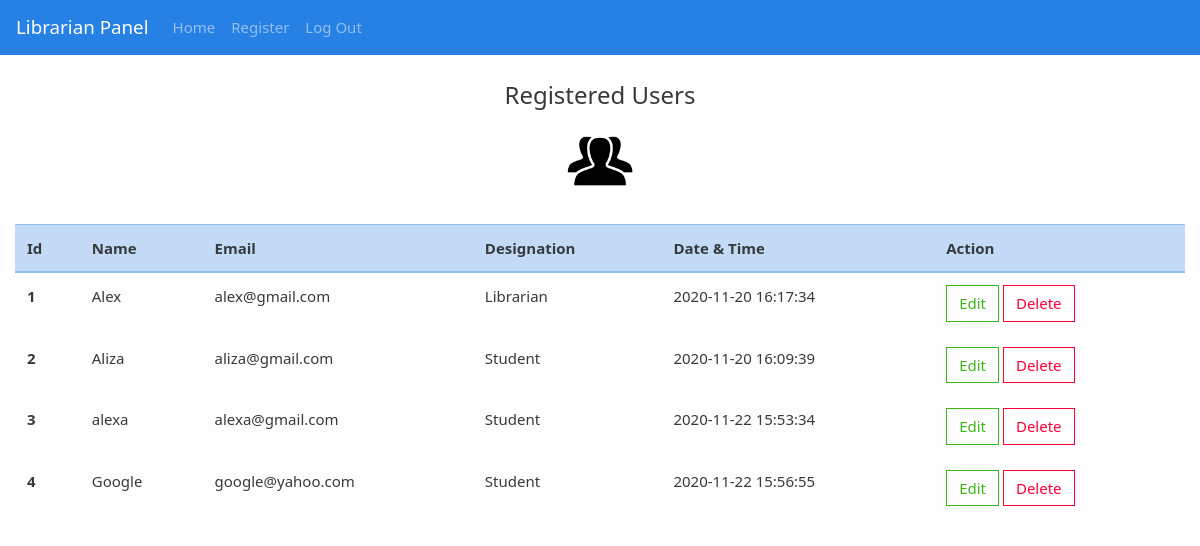
Page /admin/users.php (signed in) on the committed database.
### tables this page shows
CREATE TABLE `signup` (
  `id` int(11) NOT NULL,
  `name` varchar(255) NOT NULL,
  `email` varchar(255) NOT NULL,
  `password` varchar(255) NOT NULL,
  `designation` varchar(255) NOT NULL,
  `date_time` timestamp NOT NULL DEFAULT current_timestamp() ON UPDATE current_timestamp()
);

### admin/users.php (the view, shortened to what this page needs)
<?php
include "../auth/auth.php";
?>
<!DOCTYPE html>
<html lang="en">
<head>
<link rel="stylesheet" href="../css/style.css">
</head>
<body>
<?php include "header_admin.php"; ?>
<div class="container-fluid">
  <center><legend>Registered Users</legend>
    <img src="../images/users.png" style="height:80px;"></center>
<br>
<table class="table table-hover table-primary">
  <thead>
    <tr>
      <th scope="col">Id</th>
      <th scope="col">Name</th>
      <th scope="col">Email</th>
      <th scope="col">Designation</th>
      <th scope="col">Date & Time</th>
      <th scope="col">Action</th>
    </tr>
  </thead>
  <tbody>
    <?php
    $i=1;
        $query = "Select * from signup";
        $res = mysqli_query($conn,$query);
        $count = mysqli_num_rows($res);
        if($count>0)
        {
           while($row = mysqli_fetch_array($res))
           {
    ?>
    <tr class="table-light">
      <th scope="row"><?php echo $i;?></th>
      <td><?php echo $row['name'];?></td>
      <td><?php echo $row['email'];?></td>
      <td><?php echo $row['designation'];?></td>
      <td><?php echo $row['date_time'];?></td>
      <td>
      <a href="edit_user.php?id=<?php echo $row['id']; ?>"><button type="submit" class="btn btn-outline-success">Edit</button></a>
      <a href="delete_user.php?id=<?php echo $row['id'];?>"><button type="submit" class="btn btn-outline-danger">Delete</button></a>
</td>
    </tr>
    <?php
        $i++;
           }
    }
    else{
echo "No Record Found";
    }
    ?>
  </tbody>
</table>
</div>
<div style="height:50px;">
</div>
</body>
</html>

### rows in the picture
signup: name "Alex", email "alex@gmail.com", designation "Librarian", date_time "2020-11-20 16:17:34"
signup: name "Aliza", email "aliza@gmail.com", designation "Student", date_time "2020-11-20 16:09:39"
signup: name "alexa", email "alexa@gmail.com", designation "Student", date_time "2020-11-22 15:53:34"
signup: name "Google", email "google@yahoo.com", designation "Student", date_time "2020-11-22 15:56:55"
